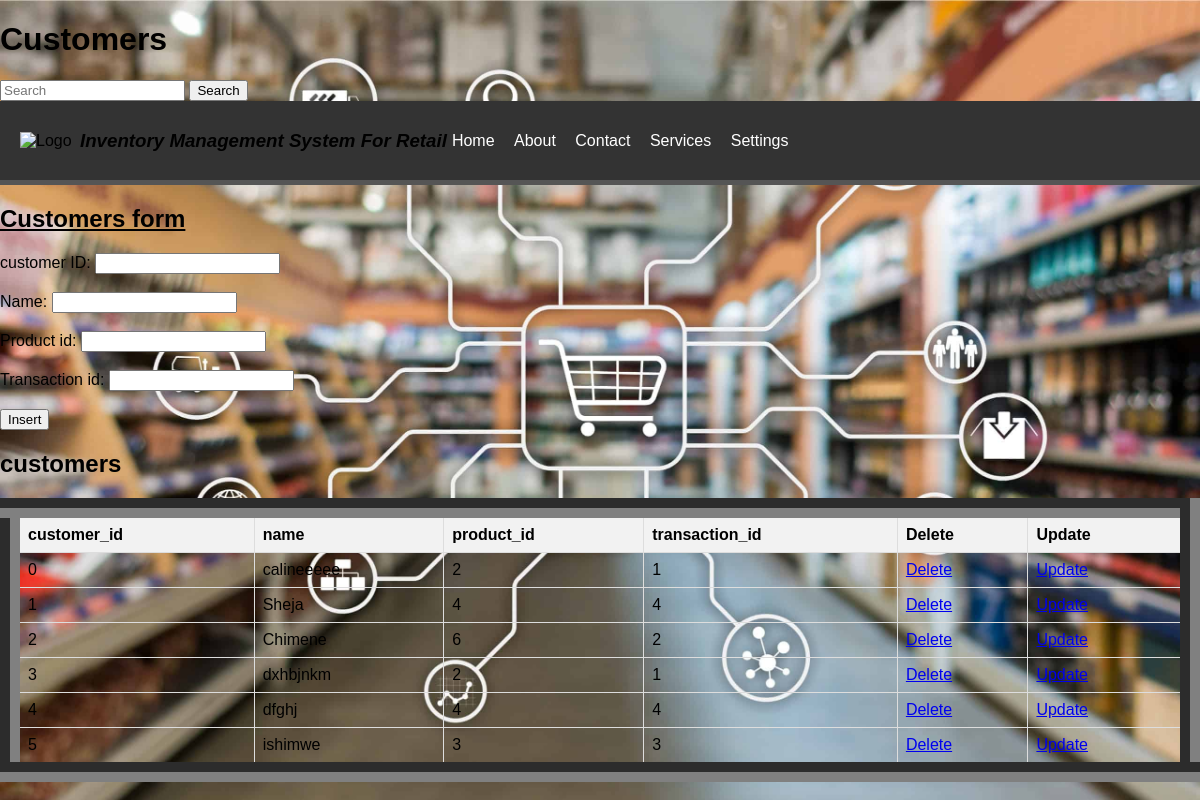
The page /customers.php on the database its author committed.
### tables this page shows
CREATE TABLE `customers` (
  `customer_id` int(11) NOT NULL,
  `name` varchar(255) DEFAULT NULL,
  `product_id` int(11) DEFAULT NULL,
  `transaction_id` int(11) DEFAULT NULL
);

### customers.php (the view, shortened to what this page needs)
<!DOCTYPE html>
<html lang="en">
<head>
</head>
    <body style="background-image: url('./images/inventory.jpeg');background-repeat: no-repeat;background-size:cover;">
  <header>
    <h1>Customers</h1>
  </header>
  <form class="d-flex" role="search" action="search.php">
    <input class="form-control me-2" type="search" placeholder="Search" aria-label="Search" name="query">
    <button class="btn btn-outline-success" type="submit">Search</button>
  </form>
<div class="header">
    <img class="logo" src="tt.png" alt="Logo">
    <h3><i>Inventory Management System For Retail</i></h3>
    <ul class="navigation">
        <li><a href="home.html">Home</a></li>
        <li><a href="about.html">About</a></li>
        <li><a href="contact.html">Contact </a></li>
        <li class="dropdown">
            <a href="#">Services</a>
        </li>
        <li class="dropdown">
            <a href="#">Settings</a>
        </li>
    </ul>
</div>
<section>
  <h1><u>Customers form</u></h1>
  <form method="post" onsubmit="return confirmInsert();">
    <label for="customer_id">customer ID:</label>
    <input type="number" id="customer_id" name="customer_id"><br><br>
    <label for="name">Name:</label>
    <input type="text" id="name" name="name" required><br><br>
    <label for="product_id">Product id:</label>
    <input type="number" id="product_id" name="product_id" required><br><br>
    <label for="transaction_id">Transaction id:</label>
    <input type="text" id="transaction_id" name="transaction_id" required><br><br>
    <input type="submit" name="add" value="Insert">
  </form>
  <!DOCTYPE html>
<html>
<head>
</head>
  <h2>customers</h2>
  <table border="20">
    <tr>
      <th>customer_id</th>
      <th>name</th>
      <th>product_id</th>
      <th>transaction_id</th>
      <th>Delete</th>
      <th>Update</th>
    </tr>
     <?php
$servername = "localhost";
$username = "root";
$password = "";
$database = "inventory_management_system_for_retail";
$conn = new mysqli($servername, $username, $password, $database);
 $sql = "SELECT * FROM customers";
    $result = $conn->query($sql);
    if ($result->num_rows > 0) {
        while ($row = $result->fetch_assoc()) {
            $customer_id = $row['customer_id'];
            echo "<tr>
                <td>" . $row['customer_id'] . "</td>
                <td>" . $row['name'] . "</td>
                <td>" . $row['product_id'] . "</td>
                <td>" . $row['transaction_id'] . "</td>
                <td><a href='delete customers.php?customer_id=$customer_id'>Delete</a></td>
                <td><a href='update customers.php?customer_id=$customer_id'>Update</a></td>
              </tr>";
        }
    } else {
        echo "<tr><td colspan='7'>No data found</td></tr>";
    }
    ?>
  </table>
</section>
</body>
</html>

### customers.php (style rules this page uses)
body { background-color:lightpink; font-family: Arial, algerian; margin: 0; padding: 0; }
.header { display: flex; justify-content: space-between; align-items: center; padding: 10px 20px; background-color: #333; border-bottom: 5px solid #555; }
.logo { width: 60px; height: auto; }
.navigation { list-style-type: none; margin: 0; padding: 0; text-align: none; flex-grow: 2; }
.navigation li { display: inline-block; margin-right: 5px; padding: 5px; }
.navigation li:last-child { margin-right: 0; }
.navigation li a { text-decoration: none; color: #fff; }
table { width: 100%; border-collapse: collapse; }
th, td { border: 1px solid #ddd; padding: 8px; text-align: left; }
th { background-color: #f2f2f2; }

### rows shown on the page
customers: customer_id "0", name "calineeeee", product "2", transaction "1"
customers: customer_id "1", name "Sheja", product "4", transaction "4"
customers: customer_id "2", name "Chimene", product "6", transaction "2"
customers: customer_id "3", name "dxhbjnkm", product "2", transaction "1"
customers: customer_id "4", name "dfghj", product "4", transaction "4"
customers: customer_id "5", name "ishimwe", product "3", transaction "3"
